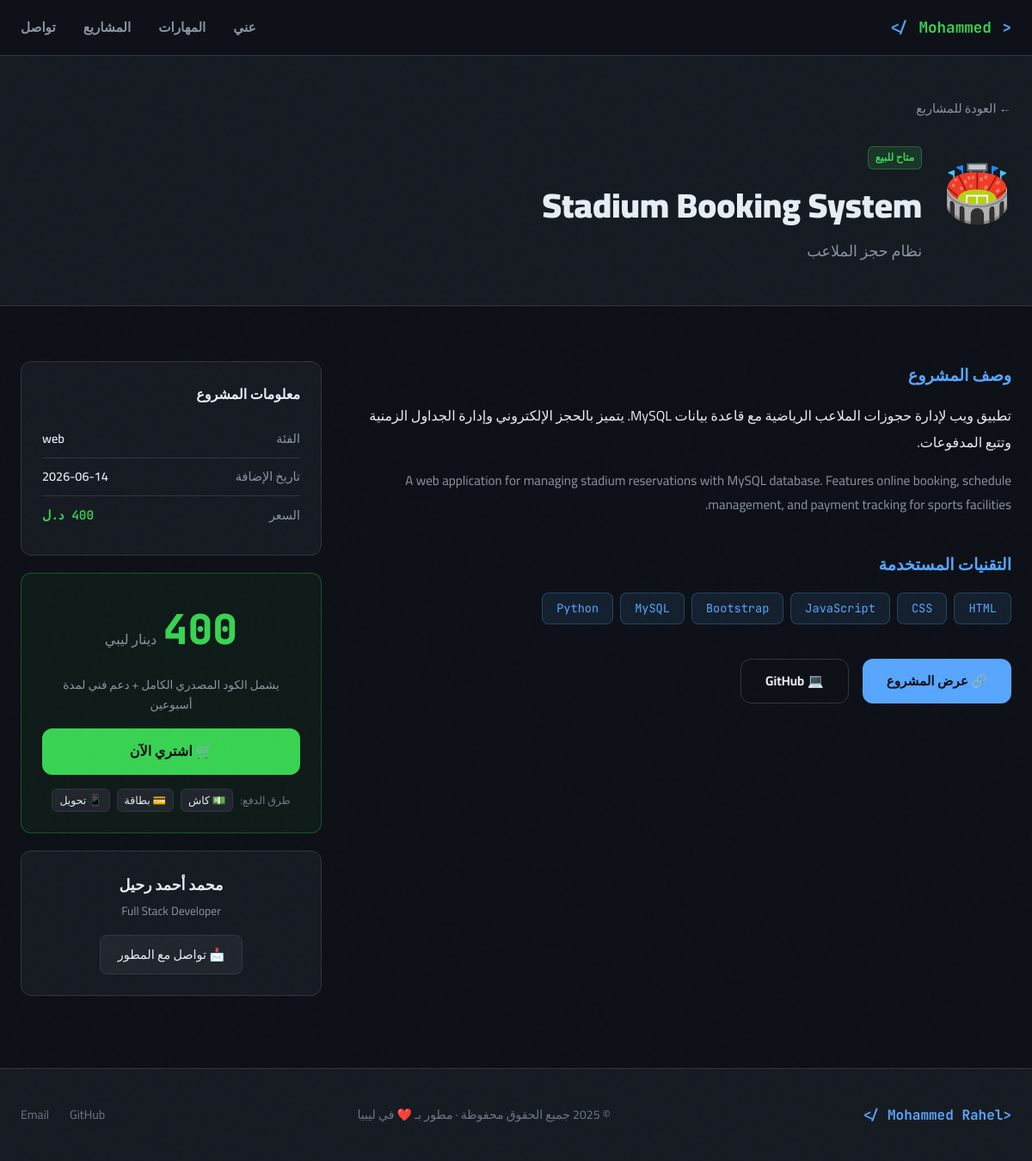
The app's page /project/3 with its own data.
### tables this page shows
CREATE TABLE projects (
        id INTEGER PRIMARY KEY AUTOINCREMENT,
        title TEXT NOT NULL,
        title_ar TEXT,
        description TEXT,
        description_ar TEXT,
        tech_stack TEXT,
        category TEXT DEFAULT 'web',
        image_url TEXT,
        demo_url TEXT,
        github_url TEXT,
        price REAL DEFAULT 0,
        is_for_sale INTEGER DEFAULT 0,
        is_featured INTEGER DEFAULT 0,
        created_at TIMESTAMP DEFAULT CURRENT_TIMESTAMP
    );

### app.py (the view)
@app.route('/project/<int:pid>')
def project_detail(pid):
    conn = get_db()
    project = conn.execute('SELECT * FROM projects WHERE id=?', (pid,)).fetchone()
    conn.close()
    if not project:
        return redirect(url_for('index'))
    return render_template('project_detail.html', project=project)

### app.py (called while the page is built)
def get_db():
    conn = sqlite3.connect(DB_PATH)
    conn.row_factory = sqlite3.Row
    return conn

### templates/project_detail.html (shortened to what this page needs)
{% extends "base.html" %}
{% block content %}
<section class="project-detail-hero">
    <div class="container">
        <a href="/" class="back-btn">← العودة للمشاريع</a>
        <div class="detail-header">
            <div class="detail-icon">
                {% if 'Ticket' in project.title %}🎫
                {% elif 'Stadium' in project.title or 'Books' in project.title %}🏟️
                {% elif 'Coffee' in project.title or 'coffee' in project.title %}☕
                {% elif 'Samba' in project.title %}💃
                {% else %}💻{% endif %}
            </div>
            <div>
                <div class="detail-badges">
                    {% if project.is_for_sale %}<span class="badge-sale">متاح للبيع</span>{% endif %}
                </div>
                <h1 class="detail-title">{{ project.title }}</h1>
                <p class="detail-title-ar">{{ project.title_ar }}</p>
            </div>
        </div>
    </div>
</section>
<section class="project-detail-body">
    <div class="container">
        <div class="detail-grid">
            <div class="detail-main">
                <div class="detail-section">
                    <h2>وصف المشروع</h2>
                    <p class="detail-desc-ar">{{ project.description_ar }}</p>
                    <p class="detail-desc-en">{{ project.description }}</p>
                </div>
                <div class="detail-section">
                    <h2>التقنيات المستخدمة</h2>
                    <div class="detail-tech-grid">
                        {% for tech in project.tech_stack.split(',') %}
                        <span class="tech-tag-lg">{{ tech.strip() }}</span>
                        {% endfor %}
                    </div>
                </div>
                <div class="detail-links">
                    {% if project.demo_url %}
                    <a href="{{ project.demo_url }}" target="_blank" class="btn-primary">
                        🔗 عرض المشروع
                    </a>
                    {% endif %}
                    {% if project.github_url %}
                    <a href="{{ project.github_url }}" target="_blank" class="btn-secondary">
                        💻 GitHub
                    </a>
                    {% endif %}
                </div>
            </div>
            <div class="detail-sidebar">
                <div class="sidebar-card">
                    <h3>معلومات المشروع</h3>
                    <div class="info-row">
                        <span class="info-k">الفئة</span>
                        <span class="info-v">{{ project.category }}</span>
                    </div>
                    <div class="info-row">
                        <span class="info-k">تاريخ الإضافة</span>
                        <span class="info-v">{{ project.created_at[:10] if project.created_at else '2025' }}</span>
                    </div>
                    {% if project.is_for_sale %}
                    <div class="info-row">
                        <span class="info-k">السعر</span>
                        <span class="info-v price-highlight">{{ project.price|int }} د.ل</span>
                    </div>
                    {% endif %}
                </div>
                {% if project.is_for_sale %}
                <div class="buy-card">
                    <div class="buy-price">
                        <span class="buy-amount">{{ project.price|int }}</span>
                        <span class="buy-currency">دينار ليبي</span>
                    </div>
                    <p class="buy-note">يشمل الكود المصدري الكامل + دعم فني لمدة أسبوعين</p>
                    <a href="/buy/{{ project.id }}" class="btn-buy">
                        🛒 اشتري الآن
                    </a>
                    <div class="payment-methods">
                        <span class="pm-label">طرق الدفع:</span>
                        <span class="pm-tag">💵 كاش</span>
                        <span class="pm-tag">💳 بطاقة</span>
                        <span class="pm-tag">📱 تحويل</span>
                    </div>
                </div>
                {% endif %}
                <div class="dev-card">
                    <p class="dev-name">محمد أحمد رحيل</p>
                    <p class="dev-role">Full Stack Developer</p>
                    <a href="#" onclick="document.querySelector('#contactSection') && document.querySelector('#contactSection').scrollIntoView()" class="btn-contact-dev">
                        📩 تواصل مع المطور
                    </a>
                </div>
            </div>
        </div>
    </div>
</section>
{% endblock %}

### records on screen
projects: title "Stadium Booking System", title_ar "نظام حجز الملاعب", description_ar "تطبيق ويب لإدارة حجوزات الملاعب الرياضية مع قاعدة بيانات MySQL. يتميز بالحجز الإلكتروني وإدارة الجداول الزمنية وتتبع المدفوعات.", description "A web application for managing stadium reservations with MySQL database. Features online booking, schedule management, and payment tracking for sports facilities.", category "web", created_at "2026-06-14", price "400"

### other values on screen
{{ tech.strip() }} "HTML" "CSS" "JavaScript" "Bootstrap" "MySQL" "Python"
